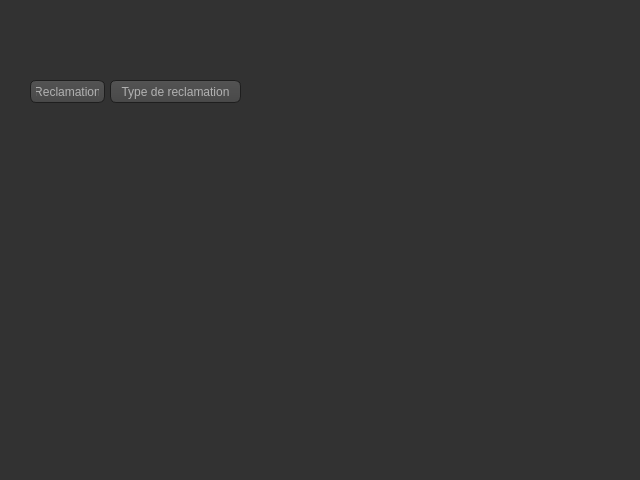
<?xml version="1.0" encoding="UTF-8"?>
<ui version="4.0">
 <class>MainMenu</class>
 <widget class="QDialog" name="MainMenu">
  <property name="geometry">
   <rect>
    <x>0</x>
    <y>0</y>
    <width>640</width>
    <height>480</height>
   </rect>
  </property>
  <property name="windowTitle">
   <string>Dialog</string>
  </property>
  <property name="styleSheet">
   <string notr="true">QToolTip
{
     border: 1px solid black;
     background-color: #ffa02f;
     padding: 1px;
     border-radius: 3px;
     opacity: 100;
}

QWidget
{
    color: #b1b1b1;
    background-color: #323232;
}

QWidget:item:hover
{
    background-color: QLinearGradient( x1: 0, y1: 0, x2: 0, y2: 1, stop: 0 #ffa02f, stop: 1 #ca0619);
    color: #000000;
}

QWidget:item:selected
{
    background-color: QLinearGradient( x1: 0, y1: 0, x2: 0, y2: 1, stop: 0 #ffa02f, stop: 1 #d7801a);
}

QMenuBar::item
{
    background: transparent;
}

QMenuBar::item:selected
{
    background: transparent;
    border: 1px solid #ffaa00;
}

QMenuBar::item:pressed
{
    background: #444;
    border: 1px solid #000;
    background-color: QLinearGradient(
        x1:0, y1:0,
        x2:0, y2:1,
        stop:1 #212121,
        stop:0.4 #343434/*,
        stop:0.2 #343434,
        stop:0.1 #ffaa00*/
    );
    margin-bottom:-1px;
    padding-bottom:1px;
}

QMenu
{
    border: 1px solid #000;
}

QMenu::item
{
    padding: 2px 20px 2px 20px;
}

QMenu::item:selected
{
    color: #000000;
}

QWidget:disabled
{
    color: #404040;
    background-color: #323232;
}

QAbstractItemView
{
    background-color: QLinearGradient( x1: 0, y1: 0, x2: 0, y2: 1, stop: 0 #4d4d4d, stop: 0.1 #646464, stop: 1 #5d5d5d);
}

QWidget:focus
{
    /*border: 2px solid QLinearGradient( x1: 0, y1: 0, x2: 0, y2: 1, stop: 0 #ffa02f, stop: 1 #d7801a);*/
}

QLineEdit
{
    background-color: QLinearGradient( x1: 0, y1: 0, x2: 0, y2: 1, stop: 0 #4d4d4d, stop: 0 #646464, stop: 1 #5d5d5d);
    padding: 1px;
    border-style: solid;
    border: 1px solid #1e1e1e;
    border-radius: 5;
}

QPushButton
{
    color: #b1b1b1;
    background-color: QLinearGradient( x1: 0, y1: 0, x2: 0, y2: 1, stop: 0 #565656, stop: 0.1 #525252, stop: 0.5 #4e4e4e, stop: 0.9 #4a4a4a, stop: 1 #464646);
    border-width: 1px;
    border-color: #1e1e1e;
    border-style: solid;
    border-radius: 6;
    padding: 3px;
    font-size: 12px;
    padding-left: 5px;
    padding-right: 5px;
}

QPushButton:pressed
{
    background-color: QLinearGradient( x1: 0, y1: 0, x2: 0, y2: 1, stop: 0 #2d2d2d, stop: 0.1 #2b2b2b, stop: 0.5 #292929, stop: 0.9 #282828, stop: 1 #252525);
}

QComboBox
{
    selection-background-color: #ffaa00;
    background-color: QLinearGradient( x1: 0, y1: 0, x2: 0, y2: 1, stop: 0 #565656, stop: 0.1 #525252, stop: 0.5 #4e4e4e, stop: 0.9 #4a4a4a, stop: 1 #464646);
    border-style: solid;
    border: 1px solid #1e1e1e;
    border-radius: 5;
}

QComboBox:hover,QPushButton:hover
{
    border: 2px solid QLinearGradient( x1: 0, y1: 0, x2: 0, y2: 1, stop: 0 #ffa02f, stop: 1 #d7801a);
}


QComboBox:on
{
    padding-top: 3px;
    padding-left: 4px;
    background-color: QLinearGradient( x1: 0, y1: 0, x2: 0, y2: 1, stop: 0 #2d2d2d, stop: 0.1 #2b2b2b, stop: 0.5 #292929, stop: 0.9 #282828, stop: 1 #252525);
    selection-background-color: #ffaa00;
}

QComboBox QAbstractItemView
{
    border: 2px solid darkgray;
    selection-background-color: QLinearGradient( x1: 0, y1: 0, x2: 0, y2: 1, stop: 0 #ffa02f, stop: 1 #d7801a);
}

QComboBox::drop-down
{
     subcontrol-origin: padding;
     subcontrol-position: top right;
     width: 15px;

     border-left-width: 0px;
     border-left-color: darkgray;
     border-left-style: solid; /* just a single line */
     border-top-right-radius: 3px; /* same radius as the QComboBox */
     border-bottom-right-radius: 3px;
 }

QComboBox::down-arrow
{
     image: url(:/down_arrow.png);
}

QGroupBox:focus
{
border: 2px solid QLinearGradient( x1: 0, y1: 0, x2: 0, y2: 1, stop: 0 #ffa02f, stop: 1 #d7801a);
}

QTextEdit:focus
{
    border: 2px solid QLinearGradient( x1: 0, y1: 0, x2: 0, y2: 1, stop: 0 #ffa02f, stop: 1 #d7801a);
}

QScrollBar:horizontal {
     border: 1px solid #222222;
     background: QLinearGradient( x1: 0, y1: 0, x2: 0, y2: 1, stop: 0.0 #121212, stop: 0.2 #282828, stop: 1 #484848);
     height: 7px;
     margin: 0px 16px 0 16px;
}

QScrollBar::handle:horizontal
{
      background: QLinearGradient( x1: 0, y1: 0, x2: 1, y2: 0, stop: 0 #ffa02f, stop: 0.5 #d7801a, stop: 1 #ffa02f);
      min-height: 20px;
      border-radius: 2px;
}

QScrollBar::add-line:horizontal {
      border: 1px solid #1b1b19;
      border-radius: 2px;
      background: QLinearGradient( x1: 0, y1: 0, x2: 1, y2: 0, stop: 0 #ffa02f, stop: 1 #d7801a);
      width: 14px;
      subcontrol-position: right;
      subcontrol-origin: margin;
}

QScrollBar::sub-line:horizontal {
      border: 1px solid #1b1b19;
      border-radius: 2px;
      background: QLinearGradient( x1: 0, y1: 0, x2: 1, y2: 0, stop: 0 #ffa02f, stop: 1 #d7801a);
      width: 14px;
     subcontrol-position: left;
     subcontrol-origin: margin;
}

QScrollBar::right-arrow:horizontal, QScrollBar::left-arrow:horizontal
{
      border: 1px solid black;
      width: 1px;
      height: 1px;
      background: white;
}

QScrollBar::add-page:horizontal, QScrollBar::sub-page:horizontal
{
      background: none;
}

QScrollBar:vertical
{
      background: QLinearGradient( x1: 0, y1: 0, x2: 1, y2: 0, stop: 0.0 #121212, stop: 0.2 #282828, stop: 1 #484848);
      width: 7px;
      margin: 16px 0 16px 0;
      border: 1px solid #222222;
}

QScrollBar::handle:vertical
{
      background: QLinearGradient( x1: 0, y1: 0, x2: 0, y2: 1, stop: 0 #ffa02f, stop: 0.5 #d7801a, stop: 1 #ffa02f);
      min-height: 20px;
      border-radius: 2px;
}

QScrollBar::add-line:vertical
{
      border: 1px solid #1b1b19;
      border-radius: 2px;
      background: QLinearGradient( x1: 0, y1: 0, x2: 0, y2: 1, stop: 0 #ffa02f, stop: 1 #d7801a);
      height: 14px;
      subcontrol-position: bottom;
      subcontrol-origin: margin;
}

QScrollBar::sub-line:vertical
{
      border: 1px solid #1b1b19;
      border-radius: 2px;
      background: QLinearGradient( x1: 0, y1: 0, x2: 0, y2: 1, stop: 0 #d7801a, stop: 1 #ffa02f);
      height: 14px;
      subcontrol-position: top;
      subcontrol-origin: margin;
}

QScrollBar::up-arrow:vertical, QScrollBar::down-arrow:vertical
{
      border: 1px solid black;
      width: 1px;
      height: 1px;
      background: white;
}


QScrollBar::add-page:vertical, QScrollBar::sub-page:vertical
{
      background: none;
}

QTextEdit
{
    background-color: #242424;
}

QPlainTextEdit
{
    background-color: #242424;
}

QHeaderView::section
{
    background-color: QLinearGradient(x1:0, y1:0, x2:0, y2:1, stop:0 #616161, stop: 0.5 #505050, stop: 0.6 #434343, stop:1 #656565);
    color: white;
    padding-left: 4px;
    border: 1px solid #6c6c6c;
}

QCheckBox:disabled
{
color: #414141;
}

QDockWidget::title
{
    text-align: center;
    spacing: 3px; /* spacing between items in the tool bar */
    background-color: QLinearGradient(x1:0, y1:0, x2:0, y2:1, stop:0 #323232, stop: 0.5 #242424, stop:1 #323232);
}

QDockWidget::close-button, QDockWidget::float-button
{
    text-align: center;
    spacing: 1px; /* spacing between items in the tool bar */
    background-color: QLinearGradient(x1:0, y1:0, x2:0, y2:1, stop:0 #323232, stop: 0.5 #242424, stop:1 #323232);
}

QDockWidget::close-button:hover, QDockWidget::float-button:hover
{
    background: #242424;
}

QDockWidget::close-button:pressed, QDockWidget::float-button:pressed
{
    padding: 1px -1px -1px 1px;
}

QMainWindow::separator
{
    background-color: QLinearGradient(x1:0, y1:0, x2:0, y2:1, stop:0 #161616, stop: 0.5 #151515, stop: 0.6 #212121, stop:1 #343434);
    color: white;
    padding-left: 4px;
    border: 1px solid #4c4c4c;
    spacing: 3px; /* spacing between items in the tool bar */
}

QMainWindow::separator:hover
{

    background-color: QLinearGradient(x1:0, y1:0, x2:0, y2:1, stop:0 #d7801a, stop:0.5 #b56c17 stop:1 #ffa02f);
    color: white;
    padding-left: 4px;
    border: 1px solid #6c6c6c;
    spacing: 3px; /* spacing between items in the tool bar */
}

QToolBar::handle
{
     spacing: 3px; /* spacing between items in the tool bar */
     background: url(:/images/handle.png);
}

QMenu::separator
{
    height: 2px;
    background-color: QLinearGradient(x1:0, y1:0, x2:0, y2:1, stop:0 #161616, stop: 0.5 #151515, stop: 0.6 #212121, stop:1 #343434);
    color: white;
    padding-left: 4px;
    margin-left: 10px;
    margin-right: 5px;
}

QProgressBar
{
    border: 2px solid grey;
    border-radius: 5px;
    text-align: center;
}

QProgressBar::chunk
{
    background-color: #d7801a;
    width: 2.15px;
    margin: 0.5px;
}

QTabBar::tab {
    color: #b1b1b1;
    border: 1px solid #444;
    border-bottom-style: none;
    background-color: #323232;
    padding-left: 10px;
    padding-right: 10px;
    padding-top: 3px;
    padding-bottom: 2px;
    margin-right: -1px;
}

QTabWidget::pane {
    border: 1px solid #444;
    top: 1px;
}

QTabBar::tab:last
{
    margin-right: 0; /* the last selected tab has nothing to overlap with on the right */
    border-top-right-radius: 3px;
}

QTabBar::tab:first:!selected
{
 margin-left: 0px; /* the last selected tab has nothing to overlap with on the right */


    border-top-left-radius: 3px;
}

QTabBar::tab:!selected
{
    color: #b1b1b1;
    border-bottom-style: solid;
    margin-top: 3px;
    background-color: QLinearGradient(x1:0, y1:0, x2:0, y2:1, stop:1 #212121, stop:.4 #343434);
}

QTabBar::tab:selected
{
    border-top-left-radius: 3px;
    border-top-right-radius: 3px;
    margin-bottom: 0px;
}

QTabBar::tab:!selected:hover
{
    /*border-top: 2px solid #ffaa00;
    padding-bottom: 3px;*/
    border-top-left-radius: 3px;
    border-top-right-radius: 3px;
    background-color: QLinearGradient(x1:0, y1:0, x2:0, y2:1, stop:1 #212121, stop:0.4 #343434, stop:0.2 #343434, stop:0.1 #ffaa00);
}

QRadioButton::indicator:checked, QRadioButton::indicator:unchecked{
    color: #b1b1b1;
    background-color: #323232;
    border: 1px solid #b1b1b1;
    border-radius: 6px;
}

QRadioButton::indicator:checked
{
    background-color: qradialgradient(
        cx: 0.5, cy: 0.5,
        fx: 0.5, fy: 0.5,
        radius: 1.0,
        stop: 0.25 #ffaa00,
        stop: 0.3 #323232
    );
}

QCheckBox::indicator{
    color: #b1b1b1;
    background-color: #323232;
    border: 1px solid #b1b1b1;
    width: 9px;
    height: 9px;
}

QRadioButton::indicator
{
    border-radius: 6px;
}

QRadioButton::indicator:hover, QCheckBox::indicator:hover
{
    border: 1px solid #ffaa00;
}

QCheckBox::indicator:checked
{
    image:url(:/images/checkbox.png);
}

QCheckBox::indicator:disabled, QRadioButton::indicator:disabled
{
    border: 1px solid #444;
}</string>
  </property>
  <widget class="QPushButton" name="pushButton">
   <property name="geometry">
    <rect>
     <x>30</x>
     <y>80</y>
     <width>75</width>
     <height>23</height>
    </rect>
   </property>
   <property name="text">
    <string>Reclamation</string>
   </property>
  </widget>
  <widget class="QPushButton" name="pushButton_2">
   <property name="geometry">
    <rect>
     <x>110</x>
     <y>80</y>
     <width>131</width>
     <height>23</height>
    </rect>
   </property>
   <property name="text">
    <string>Type de reclamation</string>
   </property>
  </widget>
 </widget>
 <resources/>
 <connections/>
</ui>
